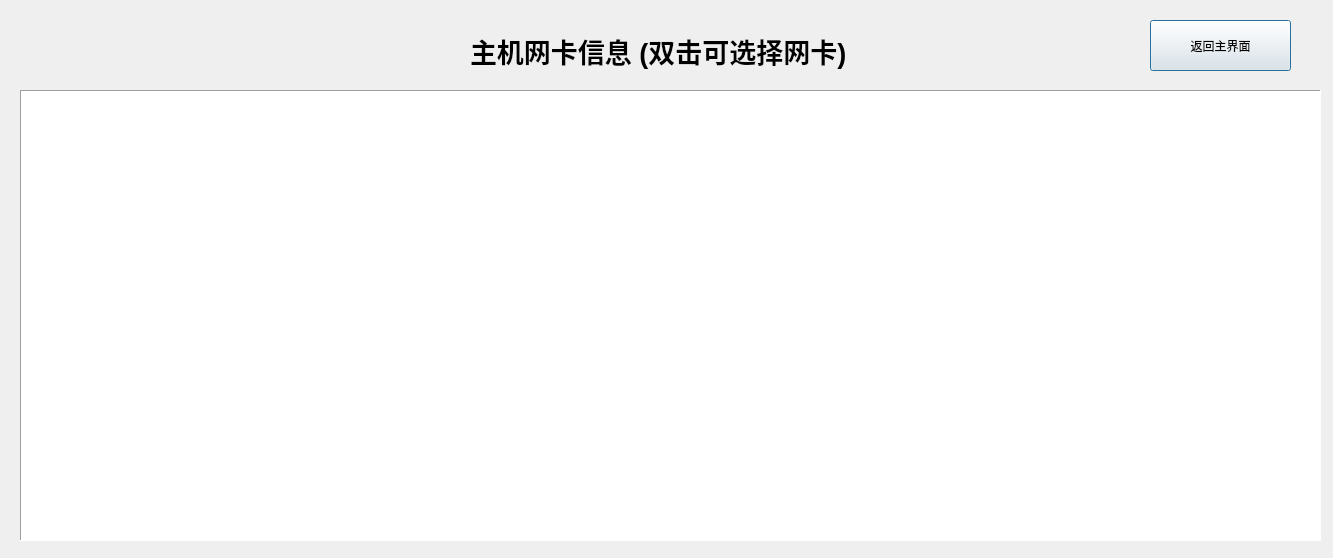
<?xml version="1.0" encoding="UTF-8"?>
<ui version="4.0">
 <class>card</class>
 <widget class="QWidget" name="card">
  <property name="geometry">
   <rect>
    <x>0</x>
    <y>0</y>
    <width>1333</width>
    <height>558</height>
   </rect>
  </property>
  <property name="windowTitle">
   <string>Form</string>
  </property>
  <widget class="QTableWidget" name="table">
   <property name="geometry">
    <rect>
     <x>20</x>
     <y>90</y>
     <width>1301</width>
     <height>451</height>
    </rect>
   </property>
   <property name="font">
    <font>
     <pointsize>11</pointsize>
    </font>
   </property>
   <property name="frameShape">
    <enum>QFrame::Panel</enum>
   </property>
   <property name="columnCount">
    <number>0</number>
   </property>
   <attribute name="horizontalHeaderStretchLastSection">
    <bool>true</bool>
   </attribute>
  </widget>
  <widget class="QLabel" name="label">
   <property name="geometry">
    <rect>
     <x>470</x>
     <y>10</y>
     <width>521</width>
     <height>81</height>
    </rect>
   </property>
   <property name="font">
    <font>
     <pointsize>20</pointsize>
     <weight>75</weight>
     <bold>true</bold>
    </font>
   </property>
   <property name="text">
    <string>主机网卡信息 (双击可选择网卡)</string>
   </property>
  </widget>
  <widget class="QPushButton" name="closeButton">
   <property name="geometry">
    <rect>
     <x>1150</x>
     <y>20</y>
     <width>141</width>
     <height>51</height>
    </rect>
   </property>
   <property name="text">
    <string>返回主界面</string>
   </property>
   <property name="default">
    <bool>true</bool>
   </property>
  </widget>
 </widget>
 <resources/>
 <connections/>
</ui>
